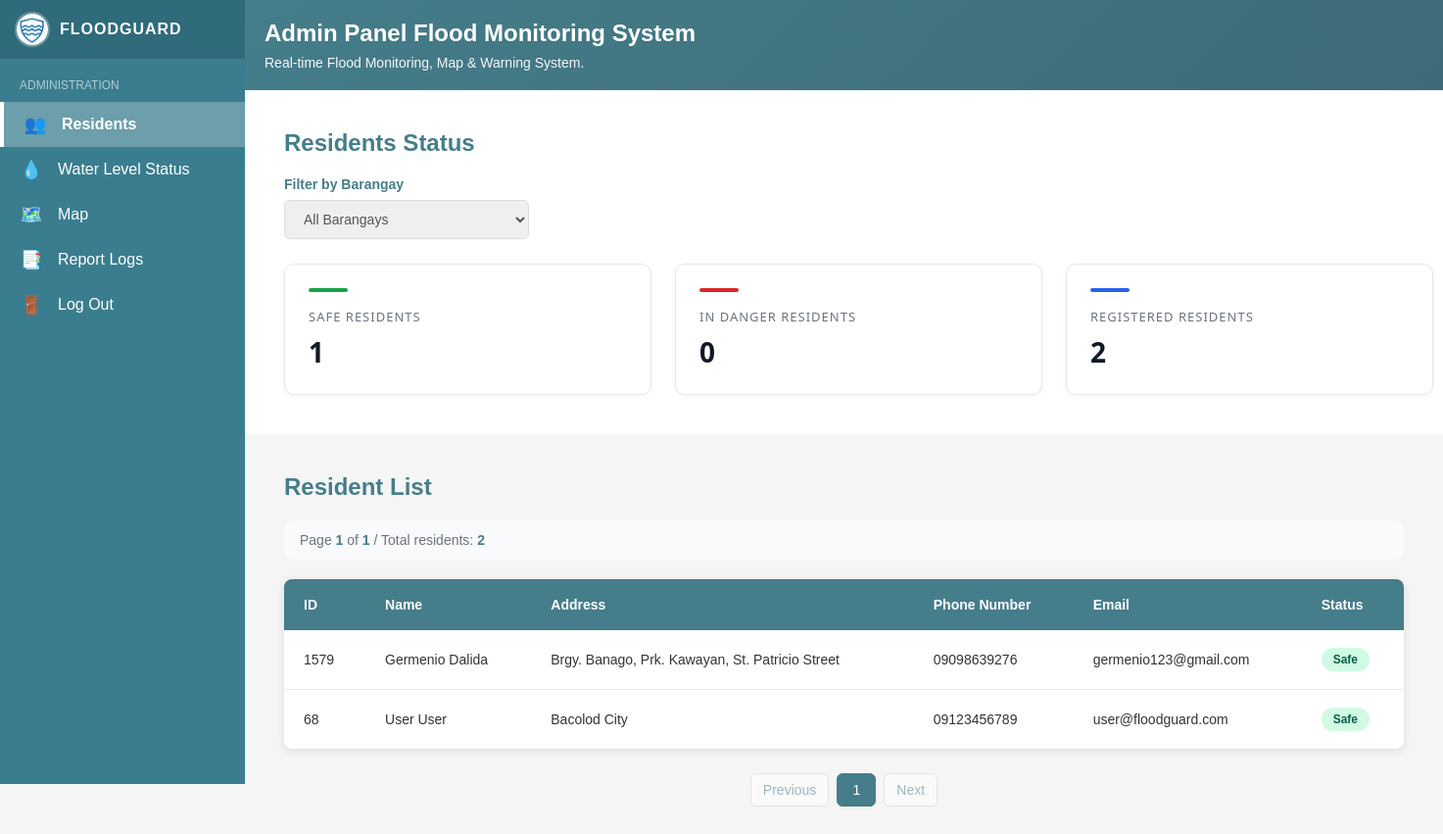
The app's page /views/admin-dashboard.php (signed in) with its own data.
### tables this page shows
CREATE TABLE `users` (
  `id` int(10) UNSIGNED NOT NULL,
  `first_name` varchar(100) NOT NULL,
  `last_name` varchar(100) NOT NULL,
  `email` varchar(255) NOT NULL,
  `phone` varchar(20) NOT NULL,
  `address` varchar(255) NOT NULL,
  `password_hash` varchar(255) NOT NULL,
  `role` enum('user','admin') NOT NULL DEFAULT 'user',
  `created_at` timestamp NOT NULL DEFAULT current_timestamp(),
  `profile_photo` mediumblob DEFAULT NULL,
  `status` varchar(32) DEFAULT 'Safe'
);

### models/user.php (called while the page is built, shortened)
<?php
function get_users_paginated($conn, $limit = 10, $offset = 0, $search_area = '') {
    $users = [];
    $limit = intval($limit);
    $offset = intval($offset);
    $query = "SELECT id, first_name, last_name, email, phone, address, status FROM users WHERE role = 'user'";
    $query .= " ORDER BY first_name ASC LIMIT $limit OFFSET $offset";
    $result = $conn->query($query);
    if ($result && $result->num_rows > 0) {
        while ($row = $result->fetch_assoc()) {
            $users[] = $row;
        }
    }
    return $users;
}
function get_users_count($conn, $search_area = '') {
    $query = "SELECT COUNT(*) as total FROM users WHERE role = 'user'";
    $result = $conn->query($query);
    if ($result) {
        $row = $result->fetch_assoc();
        return (int)$row['total'];
    }
    return 0;
}
?>

### controllers/admin-dashboard-controller.php (called while the page is built, shortened)
<?php
require_once __DIR__ . '/../config/config.php';
require_once __DIR__ . '/../models/user.php';
$itemsPerPage = 10;
$currentPage = isset($_GET['page']) && is_numeric($_GET['page']) ? intval($_GET['page']) : 1;
$selectedBarangay = '';
$totalRecords = get_users_count($conn, $selectedBarangay);
$totalPages = max(1, ceil($totalRecords / $itemsPerPage));
$offset = ($currentPage - 1) * $itemsPerPage;
$users_data = get_users_paginated($conn, $itemsPerPage, $offset, $selectedBarangay);
$residents = [];
if ($users_data) {
    foreach ($users_data as $row) {
        $residents[] = [
            'id' => (int)$row['id'],
            'name' => htmlspecialchars($row['first_name'] . ' ' . $row['last_name']),
            'address' => htmlspecialchars($row['address']),
            'phone' => htmlspecialchars($row['phone']),
            'email' => htmlspecialchars($row['email']),
            'status' => !empty($row['status']) ? htmlspecialchars($row['status']) : 'Safe'
        ];
    }
}
$registeredCount = get_users_count($conn);
$stats = [
    "safe" => max(0, floor($registeredCount * 0.6)),
    "danger" => max(0, floor($registeredCount * 0.2)),
    "registered" => $registeredCount
];
function getStatusClass($status) {
    $status = strtolower(trim($status));
    return "status-safe";
}
function generatePaginationButtons($currentPage, $totalPages) {
    $buttons = [];
    if ($currentPage > 1) {
        $buttons[] = ['page' => $currentPage - 1, 'label' => 'Previous', 'active' => false, 'disabled' => false];
    } else {
        $buttons[] = ['page' => 1, 'label' => 'Previous', 'active' => false, 'disabled' => true];
    }
    $buttons[] = ['page' => $currentPage, 'label' => $currentPage, 'active' => true, 'disabled' => false];
    if ($currentPage < $totalPages) {
        $buttons[] = ['page' => $currentPage + 1, 'label' => 'Next', 'active' => false, 'disabled' => false];
    } else {
        $buttons[] = ['page' => $totalPages, 'label' => 'Next', 'active' => false, 'disabled' => true];
    }
    return $buttons;
}
$paginationButtons = generatePaginationButtons($currentPage, $totalPages);
?>

### views/admin-dashboard.php (the view, shortened to what this page needs)
<?php
include '../controllers/admin-dashboard-controller.php';
?>
<!DOCTYPE html>
<html lang="en">
<head>
    <link rel="stylesheet" href="../assets/css/admindashboard.css">
</head>
<body>
<?php include 'include/admin-sidebar.php'; ?>
<main>
<div class="main-wrapper">
    <div class="page-header">
        <h1>Admin Panel Flood Monitoring System</h1>
        <p>Real-time Flood Monitoring, Map & Warning System.</p>
    </div>
    <div class="status-section">
        <h2>Residents Status</h2>
            <form method="POST" class="area-filter-form">
                <div class="area-select">
                    <label for="areaFilter">Filter by Barangay</label>
                    <select id="areaFilter" name="barangay" onchange="document.getElementsByClassName('area-filter-form')[0].submit()">
                        <option value="">All Barangays</option>
                </select>
            </div>
        </form>
        <div class="status-cards">
            <div class="status-card card-safe">
                <p>Safe Residents</p>
                <h3><?= $stats["safe"] ?></h3>
            </div>
            <div class="status-card card-danger">
                <p>In Danger Residents</p>
                <h3><?= $stats["danger"] ?></h3>
            </div>
            <div class="status-card card-registered">
                <p>Registered Residents</p>
                <h3><?= $stats["registered"] ?></h3>
            </div>
        </div>
    </div>
    <div class="list-section">
        <h2>Resident List</h2>
        <div class="pagination-info">
            <p>Page <span class="current-page"><?= $currentPage ?></span> of <span class="total-pages"><?= $totalPages ?></span> / Total residents: <span class="total-records"><?= $totalRecords ?></span></p>
        </div>
        <?php if (empty($residents)): ?>
            <div class="no-residents">
                <p>No residents found<?php if (!empty($selectedBarangay)): ?> in <?= htmlspecialchars($selectedBarangay) ?><?php endif; ?>.</p>
            </div>
        <?php else: ?>
        <div class="table-container">
            <table>
                <thead>
                    <tr>
                        <th>ID</th>
                        <th>Name</th>
                        <th>Address</th>
                        <th>Phone Number</th>
                        <th>Email</th>
                        <th>Status</th>
                    </tr>
                </thead>
                <tbody>
                <?php foreach ($residents as $r): ?>
                    <tr>
                        <td><?= $r["id"] ?></td>
                        <td><?= $r["name"] ?></td>
                        <td><?= $r["address"] ?></td>
                        <td><?= $r["phone"] ?></td>
                        <td><?= $r["email"] ?></td>
                        <td>
                            <span class="status-badge <?= getStatusClass($r["status"]) ?>">
                                <?= $r["status"] ?>
                            </span>
                        </td>
                    </tr>
                <?php endforeach; ?>
                </tbody>
            </table>
        </div>
        <div class="pagination-buttons">
            <?php foreach ($paginationButtons as $btn): ?>
                <?php if ($btn['disabled']): ?>
                    <button class="pagination-btn disabled" disabled><?= $btn['label'] ?></button>
                <?php else: ?>
                    <a href="?page=<?= $btn['page'] ?><?= !empty($selectedBarangay) ? '&barangay=' . urlencode($selectedBarangay) : '' ?>"
                       class="pagination-btn <?= $btn['active'] ? 'active' : '' ?>">
                        <?= $btn['label'] ?>
                    </a>
                <?php endif; ?>
            <?php endforeach; ?>
        </div>
        <?php endif; ?>
    </div>
</div>
</main>
</body>
</html>

### assets/css/admindashboard.css (style rules this page uses)
* { margin: 0; padding: 0; box-sizing: border-box; }
body { font-family: Arial, sans-serif; background: #f5f5f5; }
main { padding: 0; }
.page-header { background: linear-gradient(135deg, #457d8a 0%, #3d6b77 100%); color: white; padding: 20px; }
.page-header h1 { font-size: 24px; margin-bottom: 8px; }
.page-header p { font-size: 14px; opacity: 0.95; font-weight: 200; }
.status-section { padding: 40px; background: white; }
.status-section h2 { color: #457d8a; font-size: 24px; margin-bottom: 20px; }
.area-select { margin-bottom: 25px; }
.area-filter-form { margin-bottom: 25px; }
.area-filter-form .area-select { margin-bottom: 0; }
.area-select label { display: block; color: #457d8a; font-size: 14px; font-weight: bold; margin-bottom: 8px; }
.area-select select { width: 250px; padding: 10px 15px; border: 1px solid #ddd; border-radius: 6px; font-size: 14px; color: #555; }
.status-cards { display: grid; grid-template-columns: 375px 375px 375px; gap: 24px; font-family: system-ui, -apple-system, BlinkMacSystemFont, 'Segoe UI', Roboto, Oxygen, Ubuntu, Cantarell, 'Open Sans', 'Helvetica Neue', sans-serif; }
.status-card { background: #ffffff; padding: 24px; border-radius: 10px; border: 1px solid #e5e7eb; box-shadow: 0 2px 6px #0000000a; }
.status-card p { font-size: 13px; font-weight: 500; color: #6b7280; margin-bottom: 8px; text-transform: uppercase; letter-spacing: 1px; }
.status-card h3 { font-size: 28px; font-weight: 600; color: #111827; margin: 0; }
.status-card::before { content: ""; display: block; height: 4px; width: 40px; border-radius: 4px; margin-bottom: 16px; }
.card-safe::before { background-color: #16a34a; }
.card-danger::before { background-color: #dc2626; }
.card-registered::before { background-color: #2563eb; }
.list-section { padding: 40px; }
.list-section h2 { color: #457d8a; font-size: 24px; margin-bottom: 20px; }
.pagination-info { background: #f9fafb; padding: 12px 16px; border-radius: 6px; margin-bottom: 20px; font-size: 14px; color: #6b7280; }
.pagination-info p { margin: 0; }
.pagination-info span { font-weight: 600; color: #457d8a; }
.table-container { background: white; border-radius: 8px; overflow: hidden; box-shadow: 0 2px 8px rgba(0, 0, 0, 0.1); }
table { width: 100%; border-collapse: collapse; }
thead { background: #457d8a; color: white; }
th { padding: 18px 20px; text-align: left; font-size: 14px; font-weight: 600; }
tbody tr { border-bottom: 1px solid #e5e7eb; }
tbody tr:last-child { border-bottom: none; }
td { padding: 18px 20px; font-size: 14px; color: #333; }
.status-badge { display: inline-block; padding: 5px 12px; border-radius: 12px; font-size: 12px; font-weight: 600; }
.status-safe { background: #d1fae5; color: #065f46; }
.pagination-buttons { display: flex; justify-content: center; align-items: center; gap: 8px; margin-top: 25px; flex-wrap: wrap; }
.pagination-btn { padding: 8px 12px; border: 1px solid #d1d5db; background: white; color: #457d8a; border-radius: 6px; cursor: pointer; font-size: 14px; font-weight: 500; transition: all 0.3s; text-decoration: none; display: inline-block; text-align: center; min-width: 40px; }
.pagination-btn.active { background: #457d8a; color: white; border-color: #457d8a; }
.pagination-btn.disabled { opacity: 0.5; cursor: not-allowed; }

### assets/css/sidebar.css (style rules this page uses)
main { margin-left: 250px; transition: margin-left 0.3s ease; }

### records on screen
users: id "1579", name "Germenio Dalida", address "Brgy. Banago, Prk. Kawayan, St. Patricio Street", phone "09098639276", email "germenio123@gmail.com", status "Safe"
users: id "68", name "User User", address "Bacolod City", phone "09123456789", email "user@floodguard.com", status "Safe"

### other values on screen
$stats["safe"] "1"
$stats["danger"] "0"
$stats["registered"] "2"
$currentPage "1"
$totalPages "1"
$totalRecords "2"
$btn['label'] "Previous"
$btn['label'] "1"
$btn['label'] "Next"
